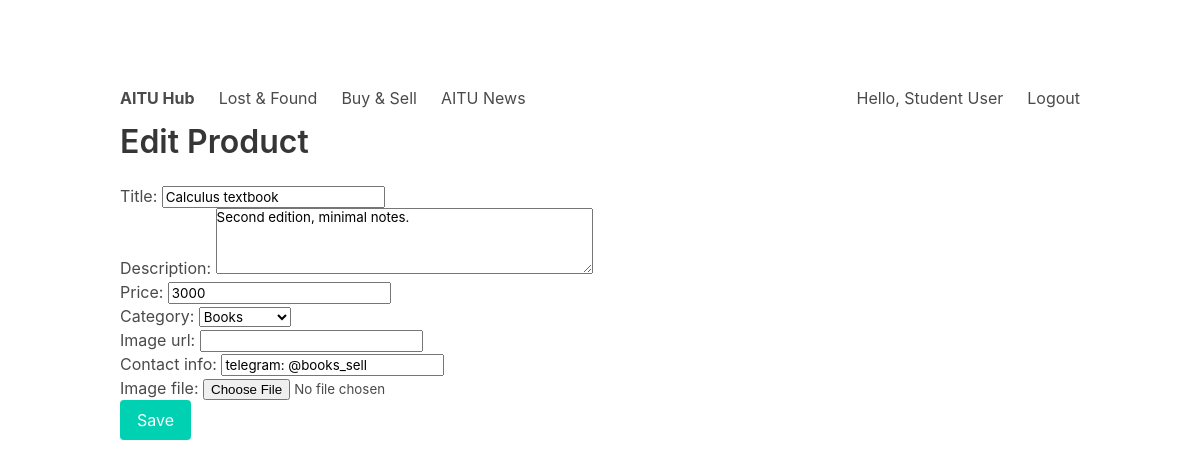
Screenshot of /products/2/edit/ (signed in) with the database file from the repository.
### accounts/models.py (models this page shows, shortened)
class User(AbstractBaseUser, PermissionsMixin):
    email = models.EmailField(unique=True)
    name = models.CharField(max_length=150)
    telegram_username = models.CharField(max_length=64, blank=True, null=True)
    is_active = models.BooleanField(default=True)
    is_staff = models.BooleanField(default=False)
    date_joined = models.DateTimeField(default=timezone.now)
    objects = UserManager()
    USERNAME_FIELD = 'email'
    REQUIRED_FIELDS = ['name']

### core/models.py (models this page shows, shortened)
class Product(models.Model):
    CATEGORY_CHOICES = [
        ('electronics', 'Electronics'),
        ('books', 'Books'),
        ('furniture', 'Furniture'),
        ('others', 'Others'),
    ]
    title = models.CharField(max_length=200)
    description = models.TextField()
    price = models.IntegerField()
    category = models.CharField(max_length=20, choices=CATEGORY_CHOICES)
    image_url = models.URLField(blank=True)
    contact_info = models.CharField(max_length=200)
    created_at = models.DateTimeField(auto_now_add=True)
    created_by = models.ForeignKey(settings.AUTH_USER_MODEL, on_delete=models.CASCADE, related_name='products')
    class Meta:
        db_table = 'core_product'
        ordering = ['-created_at']

### core/views.py (the view)
# urls.py: path('products/<int:item_id>/edit/', core_views.product_edit, name='product_edit'),
@login_required
def product_edit(request, item_id):
    item = get_object_or_404(Product, id=item_id)
    if item.created_by != request.user:
        messages.error(request, 'You can only edit your own listings.')
        return redirect('product_detail', item_id=item.id)
    if request.method == 'POST':
        form = ProductForm(request.POST, request.FILES, instance=item)
        if form.is_valid():
            item = form.save(commit=False)
            image_file = form.cleaned_data.get('image_file')
            if image_file:
                storage = FileSystemStorage()
                filename = storage.save(f'uploads/{uuid.uuid4()}_{image_file.name}', image_file)
                item.image_url = storage.url(filename)
            item.save()
            return redirect('product_detail', item_id=item.id)
        messages.error(request, 'Please fix the errors in the form.')
    else:
        form = ProductForm(instance=item)
    return render(request, 'core/product_form.html', {'form': form, 'title': 'Edit Product'})

### core/forms.py
class ProductForm(forms.ModelForm):
    image_url = forms.CharField(required=False)
    image_file = forms.FileField(required=False)
    class Meta:
        model = Product
        fields = ['title', 'description', 'price', 'category', 'image_url', 'contact_info']
        widgets = {
            'title': forms.TextInput(attrs={'placeholder': 'e.g. Used laptop stand'}),
            'description': forms.Textarea(attrs={'rows': 4, 'placeholder': 'Condition, size, and notes'}),
            'price': forms.NumberInput(attrs={'min': 0, 'placeholder': 'Price in KZT'}),
            'image_url': forms.URLInput(attrs={'placeholder': 'https://example.com/image.jpg'}),
            'contact_info': forms.TextInput(attrs={'placeholder': 'telegram: @username or phone'}),
        }
        help_texts = {
            'image_url': 'Optional. Provide a full URL if available.',
            'image_file': 'Optional. Upload a photo from your device.',
        }

### templates/core/product_form.html (shortened to what this page needs)
﻿{% extends 'base.html' %}
{% block content %}
<h1 class="title">{{ title }}</h1>
<form method="post" enctype="multipart/form-data">
    {{ form.as_p }}
    <button class="button is-primary" type="submit">Save</button>
</form>
{% endblock %}

### templates/base.html (shortened to what this page needs)
﻿<!DOCTYPE html>
<html lang="en">
<head>
    <link rel="stylesheet" href="https://cdn.jsdelivr.net/npm/bulma@0.9.4/css/bulma.min.css">
</head>
<body>
<section class="section">
    <div class="container">
        <nav class="navbar" role="navigation">
            <div class="navbar-brand">
                <a class="navbar-item" href="{% url 'home' %}"><strong>AITU Hub</strong></a>
            </div>
            <div class="navbar-menu">
                <div class="navbar-start">
                    <a class="navbar-item" href="{% url 'lostfound_list' %}">Lost & Found</a>
                    <a class="navbar-item" href="{% url 'product_list' %}">Buy & Sell</a>
                    <a class="navbar-item" href="{% url 'news_list' %}">AITU News</a>
                </div>
                <div class="navbar-end">
                    {% if user.is_authenticated %}
                        <div class="navbar-item">Hello, {{ user.name }}</div>
                        <a class="navbar-item" href="{% url 'logout' %}">Logout</a>
                    {% else %}
                        <a class="navbar-item" href="{% url 'login' %}">Login</a>
                        <a class="navbar-item" href="{% url 'register' %}">Register</a>
                    {% endif %}
                </div>
            </div>
        </nav>
        {% block content %}{% endblock %}
    </div>
</section>
</body>
</html>

### rows the page displays
User: name "Student User"
Product: title "Calculus textbook", description "Second edition, minimal notes.", price "3000", category "Books", contact_info "telegram: @books_sell"

### other values shown
{{ title }} "Edit Product"
